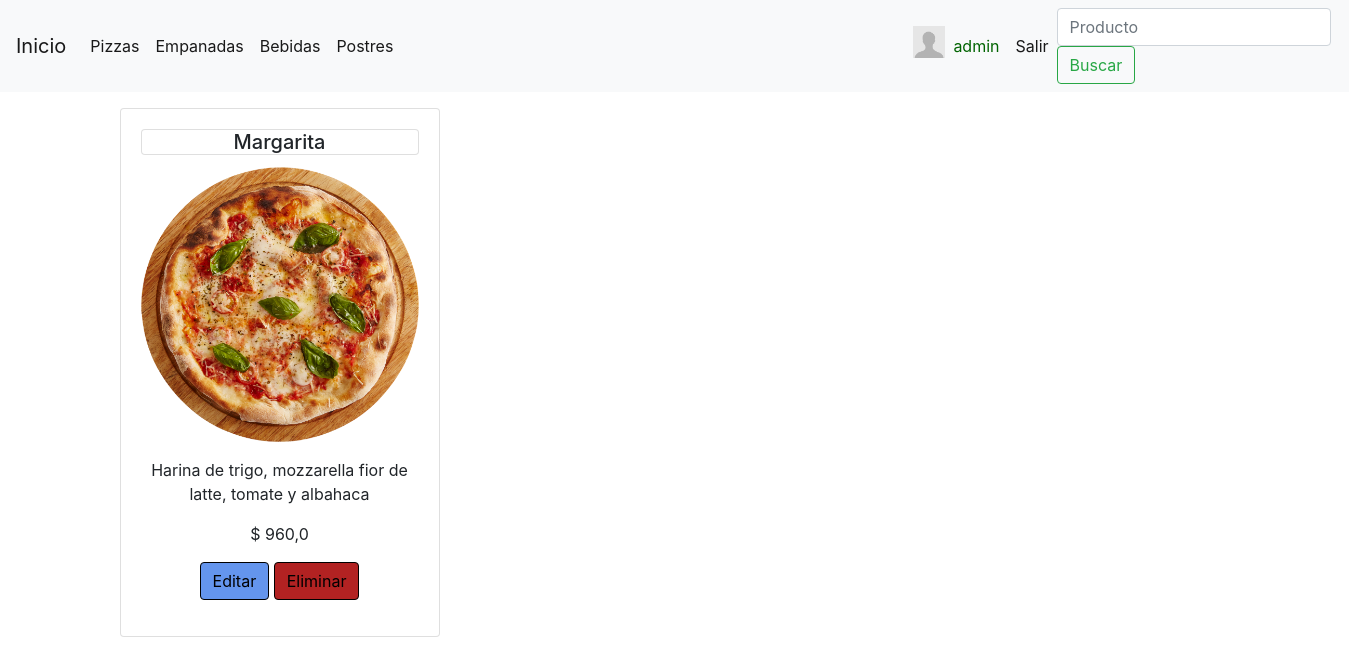
The app's page /pizza_detail/1/ (signed in) with its own data.
### pizza_web/models.py (models this page shows)
class pizza (models.Model):
    nombre= models.CharField(max_length=30, unique=True)
    ingredientes=models.CharField(max_length= 60)
    precio=models.FloatField()
    apto_delivery=models.BooleanField()
    vegana=models.BooleanField()
    foto =  models.ImageField(upload_to= 'pizzas', blank=True, null=True)

### pizza_web/views.py (the view)
def pizza_detail_view(request, pk):
    if request.user.is_authenticated:
        pizza_detalle = pizza.objects.get(id=pk)
        context = {'pizza_detalle' : pizza_detalle}
        return render (request, 'pizza_detail.html', context = context)
    else:
        return redirect ('login')

### templates/pizza_detail.html (shortened to what this page needs)
{% extends 'base.html' %}
{% block contenido %}
<div class="container">
<div class="card-columns mt-3">
  <div class="card text-center" style="width: 20rem; align-items: center;">
    <div class="card-body" style="align-content: center">
        <h5 class="card text-center">{{pizza_detalle.nombre}}</h5>
        {% if pizza_detalle.foto %}
        <img src="{{pizza_detalle.foto.url}}" class="card-img-top" >
        {% endif %}
        <p class="card-text" style="margin-top:1rem;">{{pizza_detalle.ingredientes}}</p>
        <p class="card-text">$ {{pizza_detalle.precio}}</p>
        {% if request.user.is_superuser %}
        <div class="card-bottom" style="margin-bottom: 1rem;" >
          <a href="/update_pizza/{{pizza_detalle.id}}" style="background-color:cornflowerblue; border-color: black; color:black"   class="btn btn-primary">Editar</a>
          <a href="/eliminar_pizza/{{pizza_detalle.id}}" style="background-color:firebrick; border-color: black; color:black"   class="btn btn-primary">Eliminar</a>
        </div>
        {% else %}
        <div class="card-bottom" style="margin-bottom: 1rem;" >
        <a href="#" style="background-color:khaki; border-color: black; color:black"   class="btn btn-primary">Comprar</a>
        </div>
        {% endif %}
    </div>
  </div>
</div>
</div>
{% endblock %}

### templates/base.html (shortened to what this page needs)
<!DOCTYPE html>
<html lang="en">
<head>
    <link rel="stylesheet" href="https://cdn.jsdelivr.net/npm/bootstrap@4.6.1/dist/css/bootstrap.min.css"
>
</head>
<body><nav class="navbar navbar-expand-lg navbar-light bg-light">
  <a class="navbar-brand" href="/">Inicio</a>
  <div class="collapse navbar-collapse" id="navbarSupportedContent">
    <ul class="navbar-nav mr-auto">
      <li class="nav-item active">
        <a class="nav-link" href="/pizzas/">Pizzas <span class="sr-only">(current)</span></a>
      </li>
      <li class="nav-item">
        <a class="nav-link active" href="/empanadas/">Empanadas</a>
      </li>
      <li class="nav-item">
        <a class="nav-link active" href="/bebidas/">Bebidas</a>
      </li>
      <li class="nav-item" style="margin-right:32rem">
        <a class="nav-link active" href="/postres/">Postres</a>
      </li>
      {% if request.user.is_authenticated  %}
      {% if request.user.image %}
      <li class="nav-item">
        <img src='{{request.user.image.url}}' style=height:2rem>
      </li>
      {% else %}
      <li class="nav-item">
        <img src='anonimo.png' style=height:2rem  >
      </li>
      {% endif %}
      <li class="nav-item">
        <a class="nav-link active" style="color:darkgreen" href="/accounts/profile/">{{request.user.username}}</a>
      </li>
      <li class="nav-item">
        <a class="nav-link active" href="/logout/">Salir</a>
      </li>
      {% endif %}
    </ul>
  <form class="form-inline my-2 my-lg-0" action = "/buscar/" method = "GET">
      <input class="form-control mr-sm-2" type="text" placeholder="Producto" aria-label="Search" name = 'search'>
      <button class="btn btn-outline-success my-2 my-sm-0" type="submit">Buscar</button>
  </form>
  </div>
</nav>
      {% block contenido %}
      {%endblock%}
<br>
<br>
<br>
</body>
</html>

### records on screen
pizza: nombre "Margarita", foto (picture), ingredientes "Harina de trigo, mozzarella fior de latte, tomate y albahaca", precio "960,0"

### other values on screen
{{ request.user.username }} "admin"
